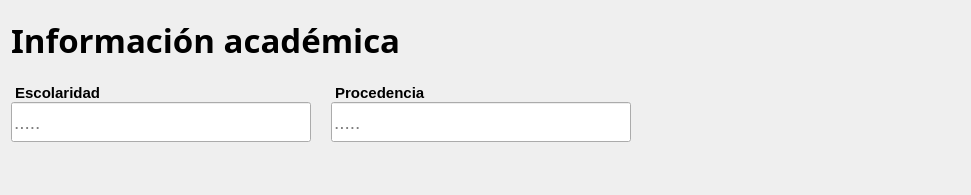
              <widget class="QFrame" name="info_academica">
               <property name="sizePolicy">
                <sizepolicy hsizetype="Preferred" vsizetype="Preferred">
                 <horstretch>0</horstretch>
                 <verstretch>10</verstretch>
                </sizepolicy>
               </property>
               <property name="minimumSize">
                <size>
                 <width>971</width>
                 <height>195</height>
                </size>
               </property>
               <property name="maximumSize">
                <size>
                 <width>1001</width>
                 <height>195</height>
                </size>
               </property>
               <property name="styleSheet">
                <string notr="true"/>
               </property>
               <property name="frameShape">
                <enum>QFrame::NoFrame</enum>
               </property>
               <property name="frameShadow">
                <enum>QFrame::Raised</enum>
               </property>
               <property name="tipo" stdset="0">
                <string>espacio_form</string>
               </property>
               <layout class="QVBoxLayout" name="verticalLayout">
                <property name="topMargin">
                 <number>20</number>
                </property>
                <item alignment="Qt::AlignLeft|Qt::AlignTop">
                 <widget class="QLabel" name="label_titulo_info_academica">
                  <property name="sizePolicy">
                   <sizepolicy hsizetype="Preferred" vsizetype="Preferred">
                    <horstretch>0</horstretch>
                    <verstretch>0</verstretch>
                   </sizepolicy>
                  </property>
                  <property name="minimumSize">
                   <size>
                    <width>0</width>
                    <height>40</height>
                   </size>
                  </property>
                  <property name="maximumSize">
                   <size>
                    <width>16777215</width>
                    <height>20</height>
                   </size>
                  </property>
                  <property name="font">
                   <font>
                    <family>Segoe UI 13</family>
                    <pointsize>25</pointsize>
                    <weight>75</weight>
                    <italic>false</italic>
                    <bold>true</bold>
                   </font>
                  </property>
                  <property name="styleSheet">
                   <string notr="true"/>
                  </property>
                  <property name="text">
                   <string>Información académica</string>
                  </property>
                  <property name="scaledContents">
                   <bool>false</bool>
                  </property>
                  <property name="tipo" stdset="0">
                   <string>titulo_segmento</string>
                  </property>
                 </widget>
                </item>
                <item>
                 <widget class="QFrame" name="preguntas_info_academica">
                  <property name="minimumSize">
                   <size>
                    <width>460</width>
                    <height>100</height>
                   </size>
                  </property>
                  <property name="styleSheet">
                   <string notr="true"/>
                  </property>
                  <property name="frameShape">
                   <enum>QFrame::NoFrame</enum>
                  </property>
                  <property name="frameShadow">
                   <enum>QFrame::Raised</enum>
                  </property>
                  <layout class="QFormLayout" name="formLayout_2">
                   <property name="horizontalSpacing">
                    <number>20</number>
                   </property>
                   <property name="leftMargin">
                    <number>0</number>
                   </property>
                   <property name="topMargin">
                    <number>0</number>
                   </property>
                   <property name="rightMargin">
                    <number>0</number>
                   </property>
                   <property name="bottomMargin">
                    <number>0</number>
                   </property>
                   <item row="0" column="0">
                    <layout class="QVBoxLayout" name="verticalLayout_40">
                     <item>
                      <widget class="QLabel" name="label_escolaridad">
                       <property name="maximumSize">
                        <size>
                         <width>100</width>
                         <height>16777215</height>
                        </size>
                       </property>
                       <property name="font">
                        <font>
                         <family>Segoe UI</family>
                         <pointsize>11</pointsize>
                         <weight>75</weight>
                         <italic>false</italic>
                         <bold>true</bold>
                        </font>
                       </property>
                       <property name="styleSheet">
                        <string notr="true"/>
                       </property>
                       <property name="text">
                        <string> Escolaridad </string>
                       </property>
                       <property name="scaledContents">
                        <bool>true</bool>
                       </property>
                       <property name="tipo" stdset="0">
                        <string>titulo_qlineedit</string>
                       </property>
                      </widget>
                     </item>
                     <item>
                      <widget class="QLineEdit" name="input_escolaridad">
                       <property name="sizePolicy">
                        <sizepolicy hsizetype="Fixed" vsizetype="Fixed">
                         <horstretch>0</horstretch>
                         <verstretch>0</verstretch>
                        </sizepolicy>
                       </property>
                       <property name="minimumSize">
                        <size>
                         <width>300</width>
                         <height>40</height>
                        </size>
                       </property>
                       <property name="font">
                        <font>
                         <family>Segoe UI</family>
                         <pointsize>14</pointsize>
                         <weight>50</weight>
                         <italic>false</italic>
                         <bold>false</bold>
                        </font>
                       </property>
                       <property name="styleSheet">
                        <string notr="true"/>
                       </property>
                       <property name="placeholderText">
                        <string>.....</string>
                       </property>
                      </widget>
                     </item>
                    </layout>
                   </item>
                   <item row="0" column="1">
                    <layout class="QVBoxLayout" name="verticalLayout_39">
                     <item>
                      <widget class="QLabel" name="label_procendencia">
                       <property name="maximumSize">
                        <size>
                         <width>100</width>
                         <height>16777215</height>
                        </size>
                       </property>
                       <property name="font">
                        <font>
                         <family>Segoe UI</family>
                         <pointsize>11</pointsize>
                         <weight>75</weight>
                         <italic>false</italic>
                         <bold>true</bold>
                        </font>
                       </property>
                       <property name="styleSheet">
                        <string notr="true"/>
                       </property>
                       <property name="text">
                        <string> Procedencia </string>
                       </property>
                       <property name="textFormat">
                        <enum>Qt::PlainText</enum>
                       </property>
                       <property name="scaledContents">
                        <bool>true</bool>
                       </property>
                       <property name="tipo" stdset="0">
                        <string>titulo_qlineedit</string>
                       </property>
                      </widget>
                     </item>
                     <item>
                      <widget class="QLineEdit" name="input_procendencia">
                       <property name="sizePolicy">
                        <sizepolicy hsizetype="Fixed" vsizetype="Fixed">
                         <horstretch>0</horstretch>
                         <verstretch>0</verstretch>
                        </sizepolicy>
                       </property>
                       <property name="minimumSize">
                        <size>
                         <width>300</width>
                         <height>40</height>
                        </size>
                       </property>
                       <property name="font">
                        <font>
                         <family>Segoe UI</family>
                         <pointsize>14</pointsize>
                         <weight>50</weight>
                         <italic>false</italic>
                         <bold>false</bold>
                        </font>
                       </property>
                       <property name="styleSheet">
                        <string notr="true"/>
                       </property>
                       <property name="placeholderText">
                        <string>.....</string>
                       </property>
                      </widget>
                     </item>
                    </layout>
                   </item>
                  </layout>
                 </widget>
                </item>
               </layout>
              </widget>
